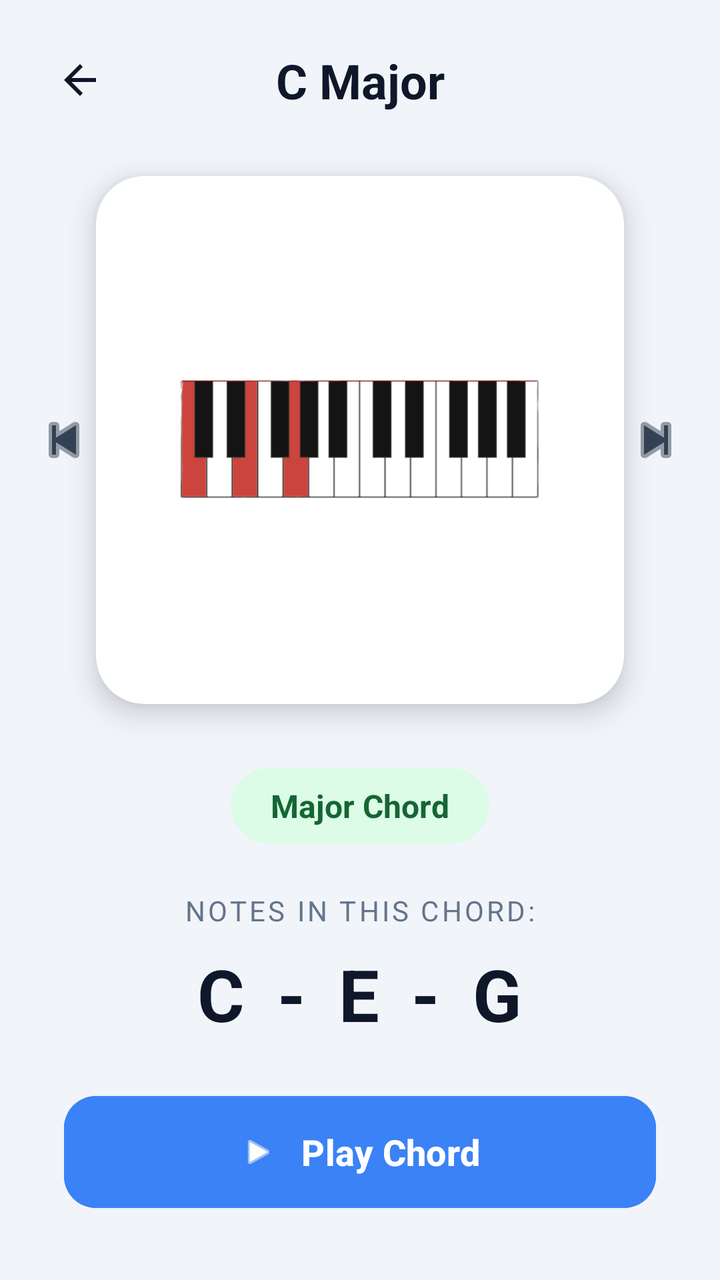
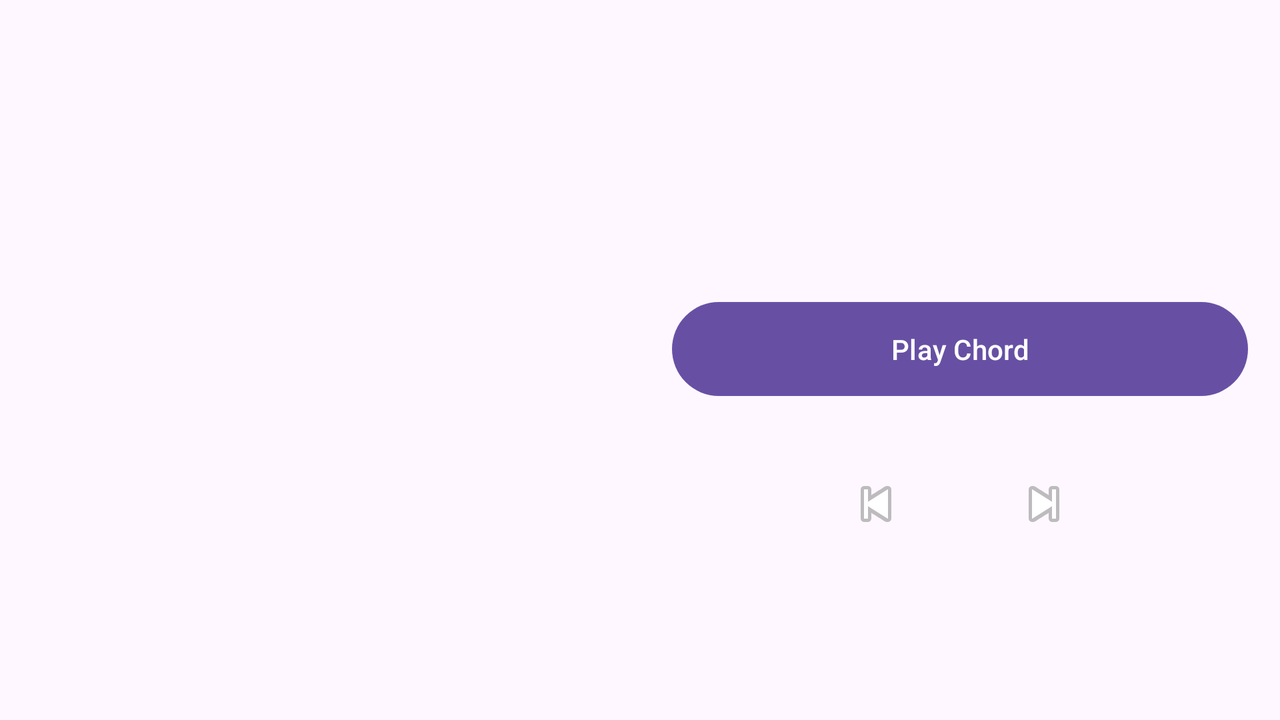

Compare how this app lays out the same screen by default and in its alternative resource folder. The renders come first, then the two layout files and the values they reference.
<!-- AndroidManifest.xml: application theme Theme.KatalogChordPiano -->
<!-- res/layout/activity_detail.xml -->
<?xml version="1.0" encoding="utf-8"?>
<androidx.constraintlayout.widget.ConstraintLayout
    xmlns:android="http://schemas.android.com/apk/res/android"
    xmlns:app="http://schemas.android.com/apk/res-auto"
    xmlns:tools="http://schemas.android.com/tools"
    android:layout_width="match_parent"
    android:layout_height="match_parent"
    android:background="@color/bg">

    
    <ImageButton
        android:id="@+id/btnBack"
        android:layout_width="48dp"
        android:layout_height="48dp"
        android:layout_margin="16dp"
        android:background="?attr/selectableItemBackgroundBorderless"
        android:src="@drawable/abc_ic_ab_back_material"
        app:layout_constraintStart_toStartOf="parent"
        app:layout_constraintTop_toTopOf="parent"
        app:tint="@color/primary" />

    <TextView
        android:id="@+id/tvTitle"
        android:layout_width="0dp"
        android:layout_height="wrap_content"
        android:gravity="center"
        android:text="C Major"
        android:textColor="@color/primary"
        android:textSize="24sp"
        android:textStyle="bold"
        app:layout_constraintBottom_toBottomOf="@id/btnBack"
        app:layout_constraintEnd_toEndOf="parent"
        app:layout_constraintStart_toStartOf="parent"
        app:layout_constraintTop_toTopOf="@id/btnBack" />

    
    <androidx.cardview.widget.CardView
        android:id="@+id/cardImage"
        android:layout_width="0dp"
        android:layout_height="0dp"
        android:layout_marginHorizontal="48dp"
        android:layout_marginTop="24dp"
        app:cardCornerRadius="24dp"
        app:cardElevation="8dp"
        app:layout_constraintDimensionRatio="H,1:1"
        app:layout_constraintEnd_toEndOf="parent"
        app:layout_constraintStart_toStartOf="parent"
        app:layout_constraintTop_toBottomOf="@id/btnBack">

        <ImageView
            android:id="@+id/imgChord"
            android:layout_width="match_parent"
            android:layout_height="match_parent"
            android:padding="24dp"
            android:scaleType="fitCenter"
            tools:src="@drawable/c_major" />
    </androidx.cardview.widget.CardView>

    
    <ImageButton
        android:id="@+id/btnPrev"
        android:layout_width="48dp"
        android:layout_height="48dp"
        android:layout_marginStart="8dp"
        android:background="?attr/selectableItemBackgroundBorderless"
        android:src="@android:drawable/ic_media_previous"
        app:layout_constraintBottom_toBottomOf="@id/cardImage"
        app:layout_constraintStart_toStartOf="parent"
        app:layout_constraintTop_toTopOf="@id/cardImage"
        app:tint="@color/primary_light" />

    <ImageButton
        android:id="@+id/btnNext"
        android:layout_width="48dp"
        android:layout_height="48dp"
        android:layout_marginEnd="8dp"
        android:background="?attr/selectableItemBackgroundBorderless"
        android:src="@android:drawable/ic_media_next"
        app:layout_constraintBottom_toBottomOf="@id/cardImage"
        app:layout_constraintEnd_toEndOf="parent"
        app:layout_constraintTop_toTopOf="@id/cardImage"
        app:tint="@color/primary_light" />

    
    <TextView
        android:id="@+id/tvType"
        android:layout_width="wrap_content"
        android:layout_height="wrap_content"
        android:layout_marginTop="32dp"
        android:background="@drawable/tag_bg_major"
        android:paddingHorizontal="20dp"
        android:paddingVertical="8dp"
        android:text="Major Chord"
        android:textColor="@color/major_text"
        android:textStyle="bold"
        android:textSize="16sp"
        app:layout_constraintEnd_toEndOf="parent"
        app:layout_constraintStart_toStartOf="parent"
        app:layout_constraintTop_toBottomOf="@id/cardImage" />

    <TextView
        android:id="@+id/tvNotesLabel"
        android:layout_width="wrap_content"
        android:layout_height="wrap_content"
        android:layout_marginTop="24dp"
        android:text="Notes in this chord:"
        android:textColor="@color/text_secondary"
        android:textSize="14sp"
        android:textAllCaps="true"
        android:letterSpacing="0.1"
        app:layout_constraintEnd_toEndOf="parent"
        app:layout_constraintStart_toStartOf="parent"
        app:layout_constraintTop_toBottomOf="@id/tvType" />

    <TextView
        android:id="@+id/tvNotes"
        android:layout_width="wrap_content"
        android:layout_height="wrap_content"
        android:layout_marginTop="8dp"
        android:text="C - E - G"
        android:textColor="@color/primary"
        android:textSize="36sp"
        android:textStyle="bold"
        android:letterSpacing="0.1"
        app:layout_constraintEnd_toEndOf="parent"
        app:layout_constraintStart_toStartOf="parent"
        app:layout_constraintTop_toBottomOf="@id/tvNotesLabel" />

    
    <com.google.android.material.button.MaterialButton
        android:id="@+id/btnPlay"
        android:layout_width="0dp"
        android:layout_height="64dp"
        android:layout_margin="32dp"
        android:text="@string/play_chord"
        android:textSize="18sp"
        android:textStyle="bold"
        app:cornerRadius="16dp"
        app:icon="@android:drawable/ic_media_play"
        app:iconGravity="textStart"
        app:iconPadding="12dp"
        app:layout_constraintBottom_toBottomOf="parent"
        app:layout_constraintEnd_toEndOf="parent"
        app:layout_constraintStart_toStartOf="parent"
        android:backgroundTint="@color/accent" />

</androidx.constraintlayout.widget.ConstraintLayout>
<!-- resources referenced by this layout -->
<resources>
  <color name="accent">#3B82F6</color>
  <color name="bg">#F1F5F9</color>
  <color name="major_text">#166534</color>
  <color name="primary">#0F172A</color>
  <color name="primary_light">#334155</color>
  <color name="text_secondary">#64748B</color>
  <!-- drawable c_major: png bitmap (drawable, 19110 bytes) -->
  <!-- drawable tag_bg_major (drawable) -->
  <?xml version="1.0" encoding="utf-8"?>
  <shape xmlns:android="http://schemas.android.com/apk/res/android">
      <solid android:color="@color/major_tag"/>
      <corners android:radius="100dp"/>
  </shape>
  <string name="play_chord">Play Chord</string>
  <style name="Theme.KatalogChordPiano" parent="Base.Theme.KatalogChordPiano" />
  <color name="major_tag">#DCFCE7</color>
  <style name="Base.Theme.KatalogChordPiano" parent="Theme.Material3.DayNight.NoActionBar">
          
          
      </style>
</resources>
<!-- res/layout-land/activity_detail.xml (the repository's variant of the layout above) -->
<!-- drawn on the phone turned sideways -->
<?xml version="1.0" encoding="utf-8"?>
<LinearLayout
    xmlns:android="http://schemas.android.com/apk/res/android"
    android:layout_width="match_parent"
    android:layout_height="match_parent"
    android:orientation="horizontal"
    android:padding="16dp">

    <ImageView
        android:id="@+id/imgChord"
        android:layout_width="0dp"
        android:layout_height="match_parent"
        android:layout_weight="1"
        android:scaleType="fitCenter"/>

    <LinearLayout
        android:layout_width="0dp"
        android:layout_height="match_parent"
        android:layout_weight="1"
        android:orientation="vertical"
        android:paddingStart="16dp">

        <TextView
            android:id="@+id/tvTitle"
            android:layout_width="wrap_content"
            android:layout_height="wrap_content"
            android:textSize="24sp"
            android:textStyle="bold"/>

        <TextView
            android:id="@+id/tvNotes"
            android:layout_width="wrap_content"
            android:layout_height="wrap_content"
            android:textSize="18sp"
            android:layout_marginTop="20dp"/>

        <TextView
            android:id="@+id/tvType"
            android:layout_width="wrap_content"
            android:layout_height="wrap_content"
            android:textSize="18sp"
            android:layout_marginTop="10dp"/>

        <Button
            android:id="@+id/btnPlay"
            android:layout_width="match_parent"
            android:layout_height="55dp"
            android:layout_marginTop="20dp"
            android:text="@string/play_chord"/>

        <LinearLayout
            android:layout_width="match_parent"
            android:layout_height="wrap_content"
            android:layout_marginTop="20dp"
            android:gravity="center">

            <ImageButton
                android:id="@+id/btnPrev"
                android:layout_width="60dp"
                android:layout_height="60dp"
                android:background="@android:color/transparent"
                android:src="@android:drawable/ic_media_previous"/>

            <ImageButton
                android:id="@+id/btnNext"
                android:layout_width="60dp"
                android:layout_height="60dp"
                android:layout_marginStart="24dp"
                android:background="@android:color/transparent"
                android:src="@android:drawable/ic_media_next"/>

        </LinearLayout>

    </LinearLayout>

</LinearLayout>
<!-- resources referenced by the variant -->
<!-- as the phone turned sideways resolves them -->
<resources>
  <string name="play_chord">Play Chord</string>
  <style name="Theme.KatalogChordPiano" parent="Base.Theme.KatalogChordPiano" />
  <style name="Base.Theme.KatalogChordPiano" parent="Theme.Material3.DayNight.NoActionBar">
          
          
      </style>
</resources>
